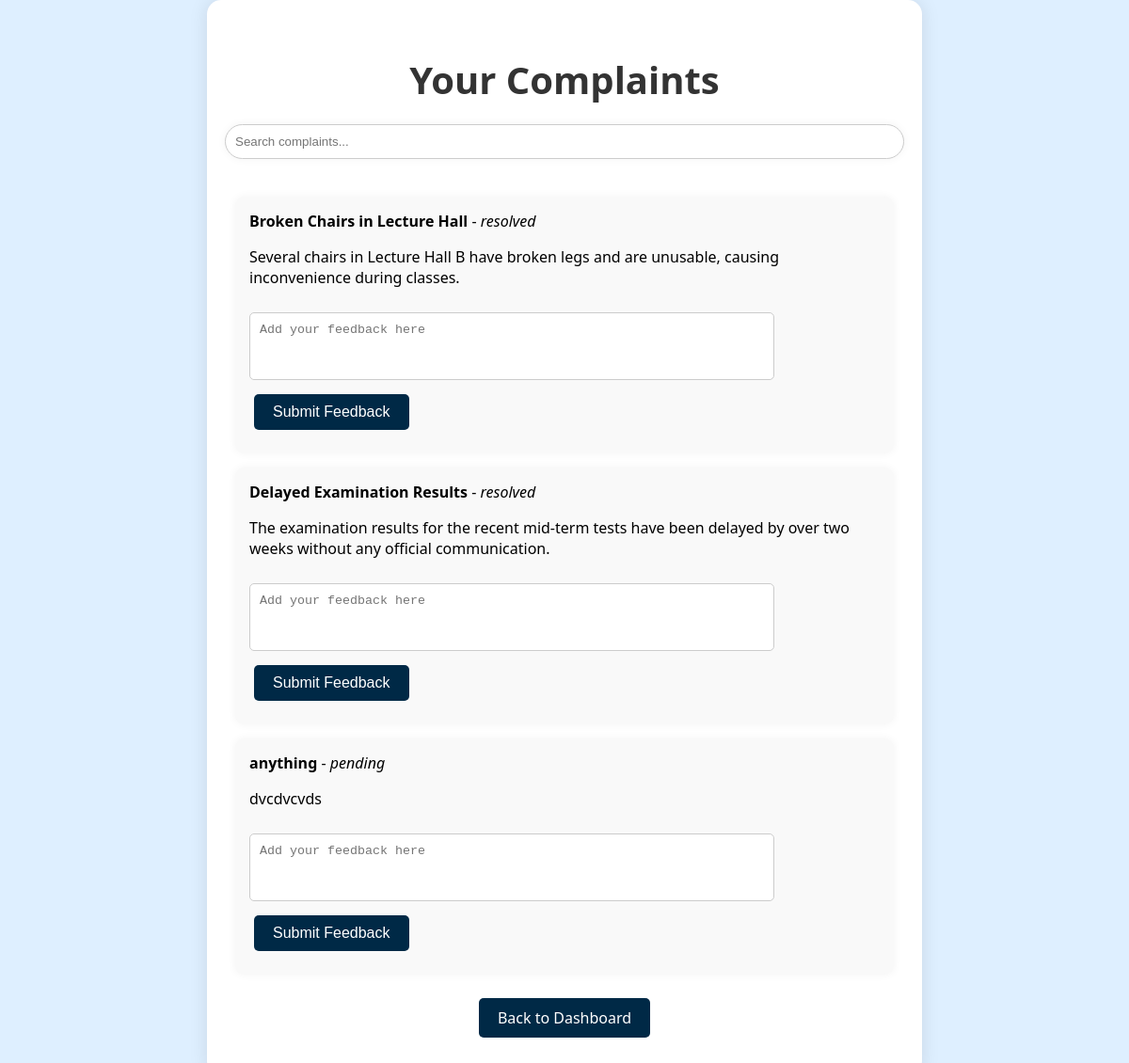
/user_complaints/ (signed in), run on the app's committed database.
### complaintApp/models.py (models this page shows)
class Complaint(models.Model):
    CATEGORY_CHOICES = [
        ('maintenance', 'Maintenance'),
        ('academic', 'Academic'),
        ('administrative', 'Administrative'),
    ]
    STATUS_CHOICES = [
        ('pending', 'Pending'),
        ('in_progress', 'In Progress'),
        ('resolved', 'Resolved'),
    ]
    user = models.ForeignKey(User, on_delete=models.CASCADE)
    title = models.CharField(max_length=100)
    description = models.TextField()
    category = models.CharField(max_length=20, choices=CATEGORY_CHOICES, default='maintenance')
    status = models.CharField(max_length=20, choices=STATUS_CHOICES, default='pending')
    attachment = models.FileField(upload_to='attachments/', null=True, blank=True)
    created_at = models.DateTimeField(auto_now_add=True)

### complaintApp/views.py (the view)
# urls.py: path('user_complaints/', views.user_complaints, name='user_complaints'),
@login_required
def user_complaints(request):
    complaints = Complaint.objects.filter(user=request.user)
    return render(request, 'user_complaints.html', {'complaints': complaints})

### complaintApp/templates/user_complaints.html (shortened to what this page needs)
<!DOCTYPE html>
<html lang="en">
<head>
</head>
<body>
    <div class="content-wrapper">
        <div class="container">
            <h1>Your Complaints</h1>
            <input type="text" class="search-bar" placeholder="Search complaints..." onkeyup="filterComplaints()">
            <div class="complaint-list" id="complaintList">
                {% for complaint in complaints %}
                    <div class="complaint-item">
                        <strong>{{ complaint.title }}</strong> - <em>{{ complaint.status }}</em>
                        <p>{{ complaint.description }}</p>
                        <form method="post" action="{% url 'add_feedback' complaint.id %}">
                            <textarea name="feedback" placeholder="Add your feedback here"></textarea>
                            <button type="submit" class="button">Submit Feedback</button>
                        </form>
                    </div>
                {% endfor %}
            </div>
            <a href="{% url 'dashboard' %}" class="button">Back to Dashboard</a>
        </div>
    </div>
</body>
</html>

### complaintApp/templates/user_complaints.html (style rules this page uses)
body { font-family: 'Segoe UI', Tahoma, Geneva, Verdana, sans-serif; background-color: #deefff; margin: 0; padding: 0; height: 100vh; display: flex; flex-direction: column; }
.container { background-color: #fff; padding: 30px; border-radius: 15px; box-shadow: 0 0 20px rgba(0, 0, 0, 0.1); width: 80%; max-width: 700px; margin: auto; display: flex; flex-direction: column; justify-content: center; align-items: center; }
.content-wrapper { flex-grow: 1; display: flex; justify-content: center; align-items: center; }
h1 { color: #333; font-size: 2.5em; margin-bottom: 20px; }
.complaint-list { text-align: left; margin-top: 20px; width: 100%; }
.complaint-item { background-color: #f9f9f9; padding: 15px; border-radius: 10px; margin-bottom: 15px; box-shadow: 0 0 10px rgba(0, 0, 0, 0.05); transition: all 0.2s ease; }
.button { background-color: #002946; color: white; padding: 10px 20px; text-align: center; text-decoration: none; display: inline-block; font-size: 16px; margin: 10px 5px; border-radius: 5px; border: none; cursor: pointer; transition: background-color 0.3s ease; }
textarea { width: 80%; height: 50px; border-radius: 5px; border: 1px solid #ccc; padding: 10px; margin-top: 10px; resize: none; }
.search-bar { width: 100%; padding: 10px; border-radius: 20px; border: 1px solid #ccc; margin-bottom: 20px; outline: none; box-shadow: 0 0 10px rgba(0, 0, 0, 0.05); transition: box-shadow 0.3s ease; }

### data on the page
Complaint: title "Broken Chairs in Lecture Hall", status "resolved", description "Several chairs in Lecture Hall B have broken legs and are unusable, causing inconvenience during classes."
Complaint: title "Delayed Examination Results", status "resolved", description "The examination results for the recent mid-term tests have been delayed by over two weeks without any official communication."
Complaint: title "anything", status "pending", description "dvcdvcvds"
